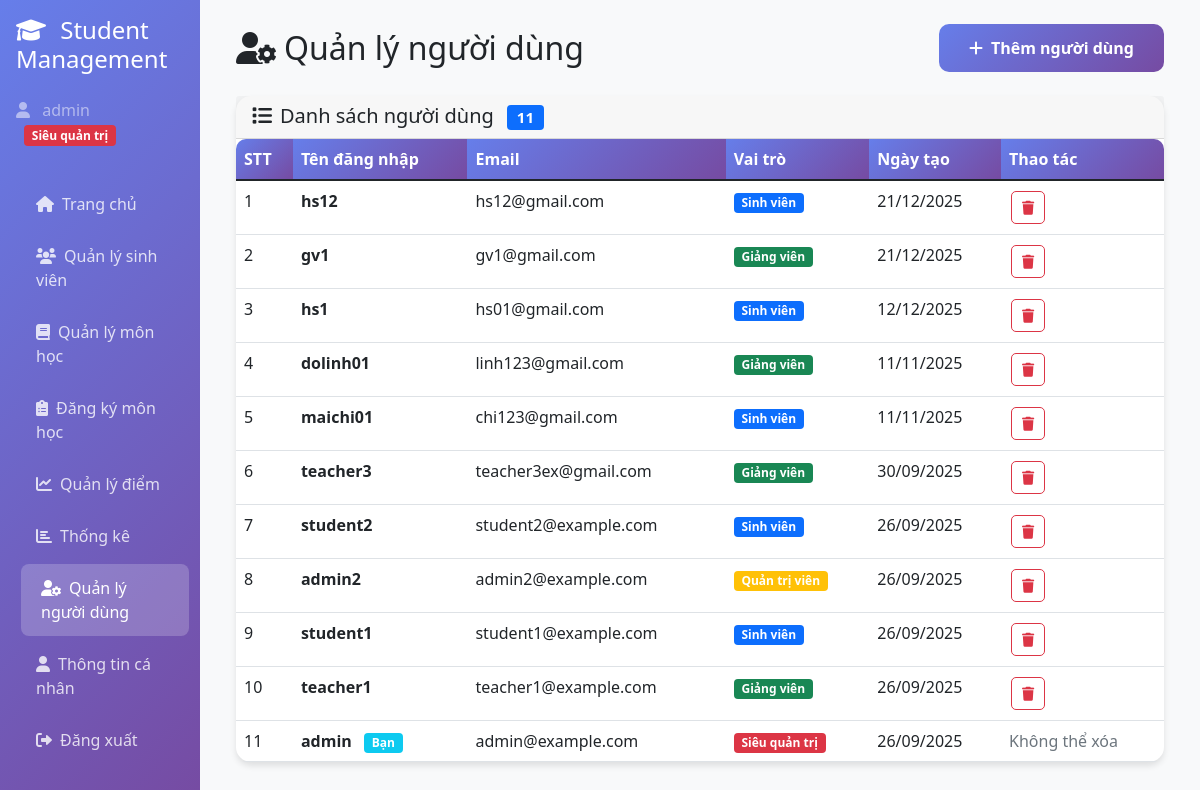
The app's page /public/users.php (signed in) with its own data.
### tables this page shows
CREATE TABLE IF NOT EXISTS `users` (
  `id` int(11) NOT NULL AUTO_INCREMENT,
  `username` varchar(50) NOT NULL,
  `password` varchar(64) NOT NULL,
  `email` varchar(100) DEFAULT NULL,
  `role` enum('superadmin','admin','teacher','student') DEFAULT 'student',
  `created_at` timestamp NOT NULL DEFAULT current_timestamp(),
  PRIMARY KEY (`id`),
  UNIQUE KEY `username` (`username`),
  KEY `idx_users_username` (`username`),
  KEY `idx_users_email` (`email`)
);

### utils.php (called while the page is built, shortened)
<?php
function isLoggedIn()
{
    return isset($_SESSION['user_id']);
}
function getRolePermissions($role)
{
    $permissions = [
        'student' => [
            PERMISSION_VIEW_STUDENTS,
            PERMISSION_VIEW_SCORES
        ],
        'teacher' => [
            PERMISSION_VIEW_STUDENTS,
            PERMISSION_ADD_STUDENTS,
            PERMISSION_EDIT_STUDENTS,
            PERMISSION_VIEW_SCORES,
            PERMISSION_ADD_SCORES,
            PERMISSION_EDIT_SCORES,
            PERMISSION_VIEW_STATISTICS,
            PERMISSION_EXPORT_DATA,
            PERMISSION_VIEW_SUBJECTS,
            PERMISSION_VIEW_ENROLLMENTS,
            PERMISSION_ADD_ENROLLMENTS
        ],
        'admin' => [
            PERMISSION_VIEW_STUDENTS,
            PERMISSION_ADD_STUDENTS,
            PERMISSION_EDIT_STUDENTS,
            PERMISSION_DELETE_STUDENTS,
            PERMISSION_VIEW_SCORES,
            PERMISSION_ADD_SCORES,
            PERMISSION_EDIT_SCORES,
            PERMISSION_DELETE_SCORES,
            PERMISSION_VIEW_STATISTICS,
            PERMISSION_EXPORT_DATA,
            PERMISSION_VIEW_SUBJECTS,
            PERMISSION_ADD_SUBJECTS,
            PERMISSION_EDIT_SUBJECTS,
            PERMISSION_DELETE_SUBJECTS,
            PERMISSION_VIEW_ENROLLMENTS,
            PERMISSION_ADD_ENROLLMENTS,
            PERMISSION_DELETE_ENROLLMENTS
        ],
        'superadmin' => [
            PERMISSION_VIEW_STUDENTS,
            PERMISSION_ADD_STUDENTS,
            PERMISSION_EDIT_STUDENTS,
            PERMISSION_DELETE_STUDENTS,
            PERMISSION_VIEW_SCORES,
            PERMISSION_ADD_SCORES,
            PERMISSION_EDIT_SCORES,
            PERMISSION_DELETE_SCORES,
            PERMISSION_VIEW_STATISTICS,
            PERMISSION_MANAGE_USERS,
            PERMISSION_EXPORT_DATA,
            PERMISSION_VIEW_SUBJECTS,
            PERMISSION_ADD_SUBJECTS,
            PERMISSION_EDIT_SUBJECTS,
            PERMISSION_DELETE_SUBJECTS,
            PERMISSION_VIEW_ENROLLMENTS,
            PERMISSION_ADD_ENROLLMENTS,
            PERMISSION_DELETE_ENROLLMENTS
        ]
    ];
    return $permissions[$role] ?? [];
}
function hasPermission($permission)
{
    $userRole = $_SESSION['role'];
    $userPermissions = getRolePermissions($userRole);
    return in_array($permission, $userPermissions);
}
function canAccess($permission)
{
    return hasPermission($permission);
}
function getRoleDisplayName($role)
{
    $roleNames = [
        'student' => 'Sinh viên',
        'teacher' => 'Giảng viên',
        'admin' => 'Quản trị viên',
        'superadmin' => 'Siêu quản trị'
    ];
    return $roleNames[$role] ?? 'Không xác định';
}
function getRoleBadgeClass($role)
{
    $badgeClasses = [
        'student' => 'bg-primary',
        'teacher' => 'bg-success',
        'admin' => 'bg-warning',
        'superadmin' => 'bg-danger'
    ];
    return $badgeClasses[$role] ?? 'bg-secondary';
}
function formatDate($date)
{
    return date('d/m/Y', strtotime($date));
}

### authController.php (called while the page is built, shortened)
<?php
require_once 'config/db.php';
require_once 'utils.php';
class AuthController
{
    private $conn;
    public function __construct()
    {
        $database = new Database();
        $this->conn = $database->getConnection();
    }
    public function getAllUsers()
    {
        $query = "SELECT id, username, email, role, created_at FROM users ORDER BY created_at DESC";
        $stmt = $this->conn->prepare($query);
        $stmt->execute();
        return $stmt->fetchAll(PDO::FETCH_ASSOC);
    }
}

### config/db.php (called while the page is built, shortened)
<?php
class Database {
    private $host = 'localhost';
    private $db_name = 'student_management';
    private $username = 'root';
    private $password = '';
    public function getConnection() {
        $this->conn = null;
        try {
            $host = trim($this->host);
            $db_name = trim($this->db_name);
            $username = trim($this->username);
            $password = trim($this->password);
            $dsn = "mysql:host=" . $host . ";dbname=" . $db_name . ";charset=utf8mb4";
            $this->conn = new PDO($dsn, $username, $password);
            $this->conn->setAttribute(PDO::ATTR_ERRMODE, PDO::ERRMODE_EXCEPTION);
            $this->conn->setAttribute(PDO::ATTR_DEFAULT_FETCH_MODE, PDO::FETCH_ASSOC);
            $this->conn->exec("SET NAMES utf8mb4 COLLATE utf8mb4_unicode_ci");
        } catch(PDOException $exception) {
            $error_msg = "Lỗi kết nối CSDL: " . $exception->getMessage();
            if (strpos($exception->getMessage(), 'Access denied') !== false) {
                $error_msg .= "\n\n⚠️ LƯU Ý: Kiểm tra lại:\n";
                $error_msg .= "- Database name: '" . $this->db_name . "' (có thể có dấu cách thừa)\n";
                $error_msg .= "- Username: '" . $this->username . "'\n";
                $error_msg .= "- Host: '" . $this->host . "'\n";
                $error_msg .= "- Đảm bảo database đã được tạo trên hosting\n";
            }
            echo $error_msg;
        }
        return $this->conn;
    }
}
?>

### public/users.php (the view, shortened to what this page needs)
<?php
require_once '../utils.php';
require_once '../authController.php';
$authController = new AuthController();
$users = $authController->getAllUsers();
?>
<!DOCTYPE html>
<html lang="vi">
<head>
    <link href="https://cdn.jsdelivr.net/npm/bootstrap@5.1.3/dist/css/bootstrap.min.css" rel="stylesheet">
    <link href="https://cdnjs.cloudflare.com/ajax/libs/font-awesome/6.0.0/css/all.min.css" rel="stylesheet">
</head>
<body>
    <div class="container-fluid">
        <div class="row">
            <div class="col-md-3 col-lg-2 sidebar p-0 d-none d-md-block">
                <div class="p-3">
                    <h4 class="text-white mb-4">
                        <i class="fas fa-graduation-cap me-2"></i>
                        Student Management
                    </h4>
                    <div class="text-white-50 mb-3">
                        <i class="fas fa-user me-2"></i>
                        <?php echo htmlspecialchars($_SESSION['username']); ?>
                        <span class="badge <?php echo getRoleBadgeClass($_SESSION['role']); ?> ms-2">
                            <?php echo getRoleDisplayName($_SESSION['role']); ?>
                        </span>
                    </div>
                </div>
                <nav class="nav flex-column px-3">
                    <a class="nav-link" href="../index.php">
                        <i class="fas fa-home me-2"></i>Trang chủ
                    </a>
                    <a class="nav-link" href="../students/list.php">
                        <i class="fas fa-users me-2"></i>Quản lý sinh viên
                    </a>
                    <a class="nav-link" href="../subjects/list.php">
                        <i class="fas fa-book me-2"></i>Quản lý môn học
                    </a>
                    <a class="nav-link" href="../enrollments/list.php">
                        <i class="fas fa-clipboard-list me-2"></i>Đăng ký môn học
                    </a>
                    <a class="nav-link" href="../scores/list.php">
                        <i class="fas fa-chart-line me-2"></i>Quản lý điểm
                    </a>
                    <a class="nav-link" href="../charts/statistics.php">
                        <i class="fas fa-chart-bar me-2"></i>Thống kê
                    </a>
                    <?php if (canAccess(PERMISSION_MANAGE_USERS)): ?>
                    <a class="nav-link active" href="users.php">
                        <i class="fas fa-user-cog me-2"></i>Quản lý người dùng
                    </a>
                    <?php endif; ?>
                    <a class="nav-link" href="profile.php">
                        <i class="fas fa-user me-2"></i>Thông tin cá nhân
                    </a>
                    <a class="nav-link" href="logout.php">
                        <i class="fas fa-sign-out-alt me-2"></i>Đăng xuất
                    </a>
                </nav>
            </div>
            <div class="col-md-9 col-lg-10 main-content">
                <div class="p-4">
                    <div class="d-flex justify-content-between align-items-center mb-4">
                        <div class="d-flex align-items-center gap-3">
                            <h2 class="mb-0"><i class="fas fa-user-cog me-2"></i>Quản lý người dùng</h2>
                        </div>
                        <button class="btn btn-primary" data-bs-toggle="modal" data-bs-target="#addUserModal">
                            <i class="fas fa-plus me-2"></i>Thêm người dùng
                        </button>
                    </div>
                    <div class="card">
                        <div class="card-header">
                            <h5 class="mb-0">
                                <i class="fas fa-list me-2"></i>Danh sách người dùng
                                <span class="badge bg-primary ms-2"><?php echo count($users); ?></span>
                            </h5>
                        </div>
                        <div class="card-body p-0">
                            <div class="table-responsive">
                                <table class="table table-hover mb-0">
                                    <thead>
                                        <tr>
                                            <th>STT</th>
                                            <th>Tên đăng nhập</th>
                                            <th>Email</th>
                                            <th>Vai trò</th>
                                            <th>Ngày tạo</th>
                                            <th>Thao tác</th>
                                        </tr>
                                    </thead>
                                    <tbody>
                                        <?php if (empty($users)): ?>
                                        <tr>
                                            <td colspan="6" class="text-center py-4">
                                                <i class="fas fa-users fa-3x text-muted mb-3"></i>
                                                <p class="text-muted">Không có người dùng nào</p>
                                            </td>
                                        </tr>
                                        <?php else: ?>
                                        <?php foreach ($users as $index => $user): ?>
                                        <tr>
                                            <td><?php echo $index + 1; ?></td>
                                            <td>
                                                <strong><?php echo htmlspecialchars($user['username']); ?></strong>
                                                <?php if ($user['id'] == $_SESSION['user_id']): ?>
                                                <span class="badge bg-info ms-2">Bạn</span>
                                                <?php endif; ?>
                                            </td>
                                            <td><?php echo htmlspecialchars($user['email']); ?></td>
                                            <td>
                                                <span class="badge <?php echo getRoleBadgeClass($user['role']); ?>">
                                                    <?php echo getRoleDisplayName($user['role']); ?>
                                                </span>
                                            </td>
                                            <td><?php echo formatDate($user['created_at']); ?></td>
                                            <td>
                                                <?php if ($user['id'] != $_SESSION['user_id']): ?>
                                                <button onclick="deleteUser(<?php echo $user['id']; ?>, '<?php echo htmlspecialchars($user['username']); ?>')"
                                                        class="btn btn-sm btn-outline-danger btn-action" title="Xóa">
                                                    <i class="fas fa-trash"></i>
                                                </button>
                                                <?php else: ?>
                                                <span class="text-muted">Không thể xóa</span>
                                                <?php endif; ?>
                                            </td>
                                        </tr>
                                        <?php endforeach; ?>
                                        <?php endif; ?>
                                    </tbody>
                                </table>
                            </div>
                        </div>
                    </div>
                </div>
            </div>
        </div>
    </div>
</body>
</html>

### public/users.php (style rules this page uses)
.sidebar, .offcanvas-sidebar { min-height: 100vh; background: linear-gradient(135deg, #667eea 0%, #764ba2 100%); }
.sidebar .nav-link, .offcanvas-sidebar .nav-link { color: rgba(255,255,255,0.8); padding: 12px 20px; border-radius: 8px; margin: 2px 0; transition: all 0.3s; }
.sidebar .nav-link:hover, .sidebar .nav-link.active, .offcanvas-sidebar .nav-link:hover, .offcanvas-sidebar .nav-link.active { color: white; background: rgba(255,255,255,0.2); transform: translateX(5px); }
.main-content { background-color: #f8f9fa; min-height: 100vh; }
.card { border: none; border-radius: 15px; box-shadow: 0 4px 6px rgba(0,0,0,0.1); }
.table { border-radius: 10px; overflow: hidden; }
.table thead th { background: linear-gradient(135deg, #667eea 0%, #764ba2 100%); color: white; border: none; font-weight: 600; }
.btn-action { padding: 5px 10px; margin: 2px; border-radius: 5px; }
.btn-primary { background: linear-gradient(135deg, #667eea 0%, #764ba2 100%); border: none; border-radius: 10px; padding: 12px 30px; font-weight: 600; transition: transform 0.3s; }

### records on screen
users: username "hs12", email "hs12@gmail.com", role "Sinh viên", created_at "21/12/2025"
users: username "gv1", email "gv1@gmail.com", role "Giảng viên", created_at "21/12/2025"
users: username "hs1", email "hs01@gmail.com", role "Sinh viên", created_at "12/12/2025"
users: username "dolinh01", email "linh123@gmail.com", role "Giảng viên", created_at "11/11/2025"
users: username "maichi01", email "chi123@gmail.com", role "Sinh viên", created_at "11/11/2025"
users: username "teacher3", email "teacher3ex@gmail.com", role "Giảng viên", created_at "30/09/2025"
users: username "student2", email "student2@example.com", role "Sinh viên", created_at "26/09/2025"
users: username "admin2", email "admin2@example.com", role "Quản trị viên", created_at "26/09/2025"
users: username "student1", email "student1@example.com", role "Sinh viên", created_at "26/09/2025"
users: username "teacher1", email "teacher1@example.com", role "Giảng viên", created_at "26/09/2025"
users: username "admin", shows "Bạn", email "admin@example.com", role "Siêu quản trị", created_at "26/09/2025", shows "Không thể xóa"

### other values on screen
$_SESSION['username'] "admin"
getRoleDisplayName($_SESSION['role']) "Siêu quản trị"
count($users) "11"
